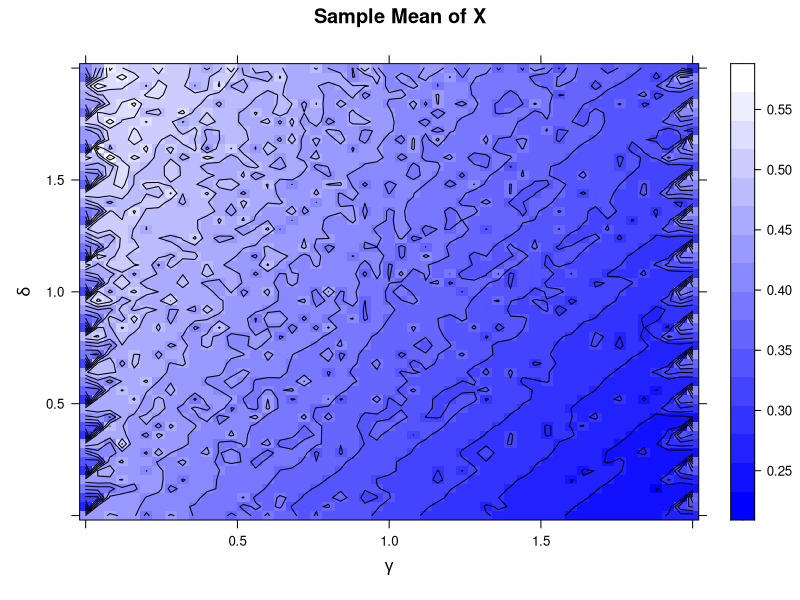
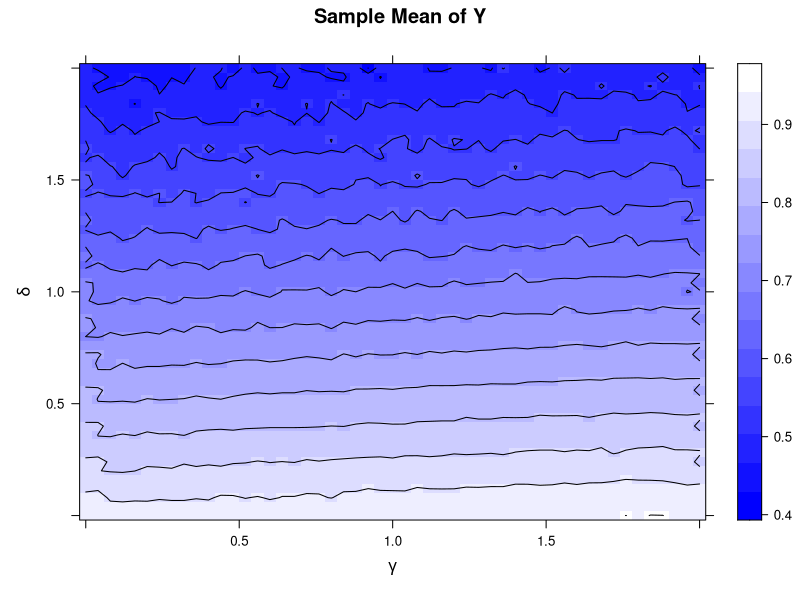
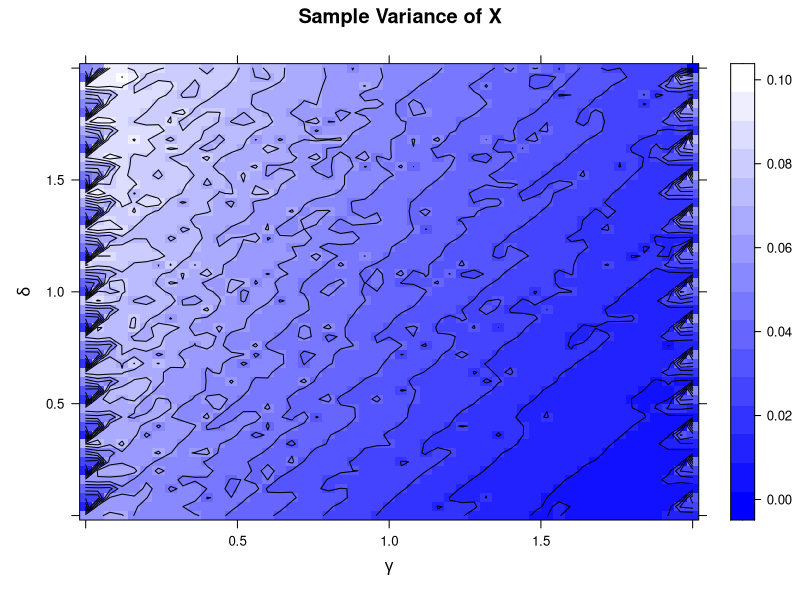
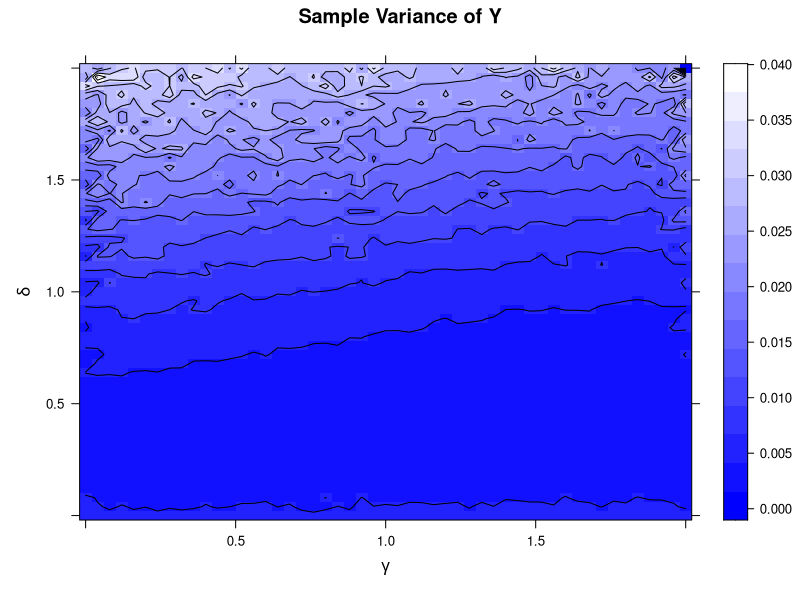

These figures' R source, in order:
results <- read.csv("mulNoiseResults.csv")
N <- 45000


results$sx <- results$sx/N
results$sy <- results$sy/N
results$sx2 <- (results$sx2-N*results$sx*results$sx)/(N-1)
results$sy2 <- (results$sy2-N*results$sy*results$sy)/(N-1)

library(lattice)

## Plot a contour plot of the means for x for different values of
## gamma and delta.
print("making a contour plot for the x means")
levelplot(results$sx ~ results$gamma*results$delta,contour=TRUE,
          xlab=expression(gamma),ylab=expression(delta),
          col.regions = colorRampPalette(c("blue","white")),
          main="Sample Mean of X")

## Plot a contour plot of the means for y for different values of
## gamma and delta.
print("making a contour plot for the y means")
levelplot(results$sy ~ results$gamma*results$delta,contour=TRUE,
          xlab=expression(gamma),ylab=expression(delta),
          col.regions = colorRampPalette(c("blue","white")),
          main="Sample Mean of Y")

## Plot a contour plot of the means for x for different values of
## gamma and delta.
print("making a contour plot for the x variance")
levelplot(results$sx2 ~ results$gamma*results$delta,contour=TRUE,
          xlab=expression(gamma),ylab=expression(delta),
          col.regions = colorRampPalette(c("blue","white")),
          main="Sample Variance of X")

## Plot a contour plot of the means for y for different values of
## gamma and delta.
print("making a contour plot for the y variance")
levelplot(results$sy2 ~ results$gamma*results$delta,contour=TRUE,
          xlab=expression(gamma),ylab=expression(delta),
          col.regions = colorRampPalette(c("blue","white")),
          main="Sample Variance of Y")


